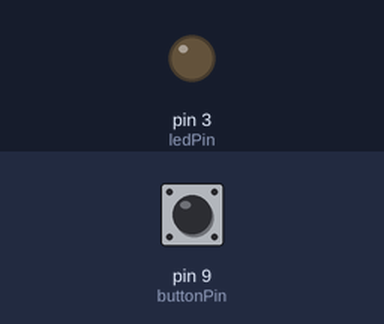
The sketch below on a simulated Arduino Uno, built with avr-gcc and run on an emulated ATmega328P. On the bench: output pins drawn as LEDs (lit = HIGH). Dashed ring = blinking. The test bench sets the inputs (shaded band); at power-on: pin 9 (buttonPin) HIGH. What the sketch prints to the serial monitor is not drawn.

Above: at 1.2 s.
1.3 s: pin 9 (buttonPin) pulled LOW for 1 s
At 1.55 s:
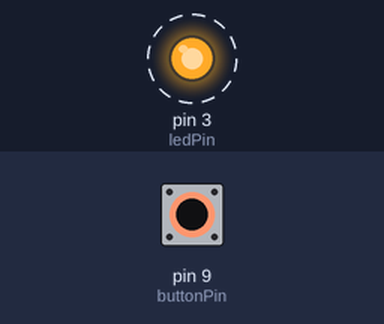
4.3 s: pin 9 (buttonPin) pulled LOW for 3.2 s
At 8.3 s:
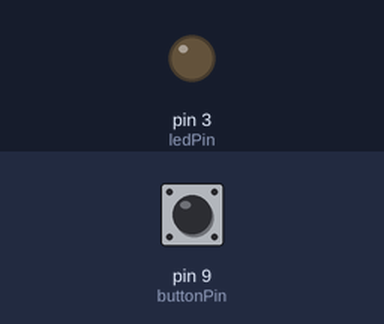
Timing chart, 0 to 9.8 s (numbered marks = the images above; inputs shaded):
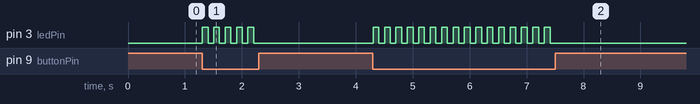

The sketch:

number2.ino
```cpp
int buttonPin = 9;
int ledPin = 3;
bool light = 0;
int count = 10;
int step = 10;

void setup() {
  Serial.begin(9600);
  pinMode(ledPin, OUTPUT);
  pinMode(buttonPin, INPUT);
}

void loop() {
  bool val = digitalRead(buttonPin);
  Serial.println(val);
  Serial.println(digitalRead(buttonPin));
  if (val!=digitalRead(buttonPin) && val==1){
    light = !light;
    digitalWrite(ledPin, light);
    delay(100);
  }
  else{
    digitalWrite(ledPin, light);
  }

  if(val==digitalRead(buttonPin) && val==1 && light==1){
    analogWrite(ledPin, count);
    delay(30);
    count = count + step;
    Serial.println(count);
    if (count == 10 || count == 350) {
      step = -step ;
    }
  }
  if(val==digitalRead(buttonPin) && val==0){
    light = !light;
    digitalWrite(ledPin, light);
    delay(100);
  }
}
```

Measured:
- after the input at 1.3 s, pin 3 (ledPin): alternates HIGH for 0.10 s and LOW for 0.10 s, 10 changes in all, then stays LOW, starting at once
- after the input at 4.3 s, pin 3 (ledPin): alternates HIGH for 0.10 s and LOW for 0.10 s, 32 changes in all, then stays LOW, starting at once
